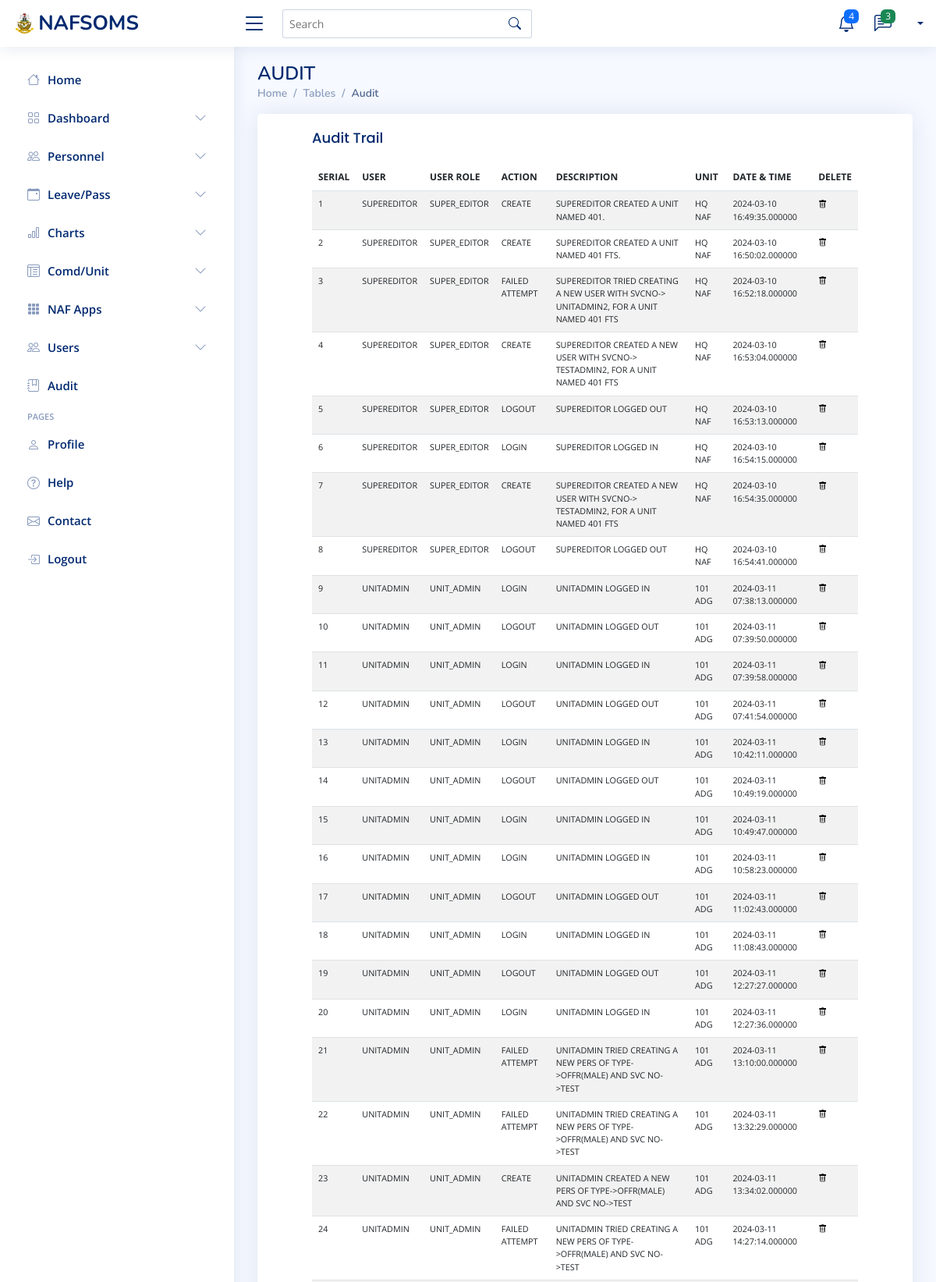
/SUPER_ADMIN/superAdminAuditTrail.php (upper part), run on the app's committed database.
### tables this page shows
CREATE TABLE `audittrail` (
  `AUDIT_ID` varchar(50) NOT NULL,
  `SVC_NO` varchar(20) NOT NULL,
  `ACTION` varchar(50) NOT NULL,
  `DESCRIPTION` varchar(100) NOT NULL,
  `UNIT_CODE` varchar(20) NOT NULL,
  `DATE_TIME` datetime(6) NOT NULL
);

CREATE TABLE `users` (
  `SVC_NO` varchar(20) NOT NULL,
  `RANK` varchar(20) NOT NULL,
  `INITIALS` varchar(20) NOT NULL,
  `SURNAME` varchar(50) NOT NULL,
  `UNIT_CODE` varchar(20) NOT NULL,
  `USER_ROLE` varchar(20) NOT NULL,
  `PASSWORD` varchar(50) NOT NULL
);

### SUPER_ADMIN/superAdminAuditTrail.php (the view, shortened to what this page needs)
<?php
include('../Connection.php');
include 'superAdminHeader.php';
include 'superAdminSideNavBar.php';
    $auditSQL = "SELECT *
            FROM audittrail
            INNER JOIN
            users
            ON
            audittrail.SVC_NO = users.SVC_NO";
    $auditResult = mysqli_query($conn, $auditSQL);
?>
<main id="main" class="main">
    <div class="pagetitle">
      <h1>AUDIT</h1>
      <nav>
        <ol class="breadcrumb">
          <li class="breadcrumb-item"><a href="superAdminHome">Home</a></li>
          <li class="breadcrumb-item">Tables</li>
          <li class="breadcrumb-item active">Audit</li>
        </ol>
      </nav>
    </div>
   <section class="section">
      <div class="row">
        <div class="col-lg-12">
          <div class="card" style="padding-left:50px; padding-right:50px;">
            <div class="card-body">
              <h5 class="card-title">Audit Trail</h5>
            <div class="table-responsive" style="boder">
              <table class="table datatable table-striped second table-hover" style="text-transform:uppercase; font-size:75%;">
                <thead>
                  <tr>
                    <th scope="col">SERIAL</th>
                    <th scope="col">USER</th>
                    <th scope="col">USER ROLE</th>
                    <th scope="col">ACTION</th>
                    <th scope="col">DESCRIPTION</th>
                   <th scope="col">UNIT</th>
                    <th scope="col">DATE & TIME</th>
                    <th scope="col">Delete</th>
                  </tr>
                </thead>
                <tbody>
                       <?php
                    $serial = 1;
                    while($auditFetch=mysqli_fetch_assoc($auditResult))
            {
            ?>
                <tr id='userRow' style='text-transform: uppercase; font-size:90%;'>
                <td><?php echo $serial?></td>
                <td><?php echo $auditFetch['SVC_NO']?></td>
                 <td><?php echo $auditFetch['USER_ROLE']?></td>
                <td><?php echo $auditFetch['ACTION']?></td>
                <td><?php echo $auditFetch['DESCRIPTION']?></td>
              <td><?php echo $auditFetch['UNIT_CODE']?></td>
                <td><?php echo $auditFetch['DATE_TIME']?></td>
                <td><a style="color:black;" href='superAdminDeleteAuditTrail?auditId=<?php echo $auditFetch['AUDIT_ID'];?>' type='submit' onClick='javascript:return confirm("\nARE YOU SURE YOU WANT TO DELETE THIS AUDIT RECORD??? DELETING THIS RECORD REMOVES IT FROM THE DATABASE. CLICK OK TO DELETE AND CANCEL TO CANCEL .....\n");'><i class='bi bi-trash' id='deleteButton'></i></a></td></tr>
            <?php
            $serial++;
            }
            ?>
                </tbody>
              </table>
        </div>
            </div>
          </div>
        </div>
      </div>
    </section>
  </main>
<?php include 'superAdminFooter.php'; ?>

### assets/css/style.css (style rules this page uses)
:root { scroll-behavior: smooth; }
body { font-family: "Open Sans", sans-serif; background: #f6f9ff; color: #444444; }
h1, h2, h3, h4, h5, h6 { font-family: "Nunito", sans-serif; }
#main { margin-top: 60px; padding: 20px 30px; transition: all 0.3s; }
.pagetitle { margin-bottom: 10px; }
.pagetitle h1 { font-size: 24px; margin-bottom: 0; font-weight: 600; color: #012970; }
.card { margin-bottom: 30px; border: none; border-radius: 5px; box-shadow: 0px 0 30px rgba(1, 41, 112, 0.1); }
.card-title { padding: 20px 0 15px 0; font-size: 18px; font-weight: 500; color: #012970; font-family: "Poppins", sans-serif; }
.card-body { padding: 0 20px 20px 20px; }
.breadcrumb { font-size: 14px; font-family: "Nunito", sans-serif; color: #899bbd; font-weight: 600; }
.breadcrumb a { color: #899bbd; transition: 0.3s; }
.breadcrumb .breadcrumb-item::before { color: #899bbd; }
.breadcrumb .active { color: #51678f; font-weight: 600; }
@media (min-width: 1200px) { #main, #footer { margin-left: 300px; } }

### data on the page
audittrail: users.SVC_NO "SUPEREDITOR", users.USER_ROLE "SUPER_EDITOR", ACTION "CREATE", DESCRIPTION "SUPEREDITOR CREATED A UNIT NAMED 401.", users.UNIT_CODE "HQ NAF", DATE_TIME "2024-03-10 16:49:35.000000"
audittrail: users.SVC_NO "SUPEREDITOR", users.USER_ROLE "SUPER_EDITOR", ACTION "CREATE", DESCRIPTION "SUPEREDITOR CREATED A UNIT NAMED 401 FTS.", users.UNIT_CODE "HQ NAF", DATE_TIME "2024-03-10 16:50:02.000000"
audittrail: users.SVC_NO "SUPEREDITOR", users.USER_ROLE "SUPER_EDITOR", ACTION "FAILED ATTEMPT", DESCRIPTION "SUPEREDITOR TRIED CREATING A NEW USER WITH SVCNO-> UNITADMIN2, FOR A UNIT NAMED 401 FTS", users.UNIT_CODE "HQ NAF", DATE_TIME "2024-03-10 16:52:18.000000"
audittrail: users.SVC_NO "SUPEREDITOR", users.USER_ROLE "SUPER_EDITOR", ACTION "CREATE", DESCRIPTION "SUPEREDITOR CREATED A NEW USER WITH SVCNO-> TESTADMIN2, FOR A UNIT NAMED 401 FTS", users.UNIT_CODE "HQ NAF", DATE_TIME "2024-03-10 16:53:04.000000"
audittrail: users.SVC_NO "SUPEREDITOR", users.USER_ROLE "SUPER_EDITOR", ACTION "LOGOUT", DESCRIPTION "SUPEREDITOR LOGGED OUT", users.UNIT_CODE "HQ NAF", DATE_TIME "2024-03-10 16:53:13.000000"
audittrail: users.SVC_NO "SUPEREDITOR", users.USER_ROLE "SUPER_EDITOR", ACTION "LOGIN", DESCRIPTION "SUPEREDITOR LOGGED IN", users.UNIT_CODE "HQ NAF", DATE_TIME "2024-03-10 16:54:15.000000"
audittrail: users.SVC_NO "SUPEREDITOR", users.USER_ROLE "SUPER_EDITOR", ACTION "CREATE", DESCRIPTION "SUPEREDITOR CREATED A NEW USER WITH SVCNO-> TESTADMIN2, FOR A UNIT NAMED 401 FTS", users.UNIT_CODE "HQ NAF", DATE_TIME "2024-03-10 16:54:35.000000"
audittrail: users.SVC_NO "SUPEREDITOR", users.USER_ROLE "SUPER_EDITOR", ACTION "LOGOUT", DESCRIPTION "SUPEREDITOR LOGGED OUT", users.UNIT_CODE "HQ NAF", DATE_TIME "2024-03-10 16:54:41.000000"
audittrail: users.SVC_NO "UNITADMIN", users.USER_ROLE "UNIT_ADMIN", ACTION "LOGIN", DESCRIPTION "UNITADMIN LOGGED IN", users.UNIT_CODE "101 ADG", DATE_TIME "2024-03-11 07:38:13.000000"
audittrail: users.SVC_NO "UNITADMIN", users.USER_ROLE "UNIT_ADMIN", ACTION "LOGOUT", DESCRIPTION "UNITADMIN LOGGED OUT", users.UNIT_CODE "101 ADG", DATE_TIME "2024-03-11 07:39:50.000000"
audittrail: users.SVC_NO "UNITADMIN", users.USER_ROLE "UNIT_ADMIN", ACTION "LOGIN", DESCRIPTION "UNITADMIN LOGGED IN", users.UNIT_CODE "101 ADG", DATE_TIME "2024-03-11 07:39:58.000000"
audittrail: users.SVC_NO "UNITADMIN", users.USER_ROLE "UNIT_ADMIN", ACTION "LOGOUT", DESCRIPTION "UNITADMIN LOGGED OUT", users.UNIT_CODE "101 ADG", DATE_TIME "2024-03-11 07:41:54.000000"
audittrail: users.SVC_NO "UNITADMIN", users.USER_ROLE "UNIT_ADMIN", ACTION "LOGIN", DESCRIPTION "UNITADMIN LOGGED IN", users.UNIT_CODE "101 ADG", DATE_TIME "2024-03-11 10:42:11.000000"
audittrail: users.SVC_NO "UNITADMIN", users.USER_ROLE "UNIT_ADMIN", ACTION "LOGOUT", DESCRIPTION "UNITADMIN LOGGED OUT", users.UNIT_CODE "101 ADG", DATE_TIME "2024-03-11 10:49:19.000000"
audittrail: users.SVC_NO "UNITADMIN", users.USER_ROLE "UNIT_ADMIN", ACTION "LOGIN", DESCRIPTION "UNITADMIN LOGGED IN", users.UNIT_CODE "101 ADG", DATE_TIME "2024-03-11 10:49:47.000000"
audittrail: users.SVC_NO "UNITADMIN", users.USER_ROLE "UNIT_ADMIN", ACTION "LOGIN", DESCRIPTION "UNITADMIN LOGGED IN", users.UNIT_CODE "101 ADG", DATE_TIME "2024-03-11 10:58:23.000000"
audittrail: users.SVC_NO "UNITADMIN", users.USER_ROLE "UNIT_ADMIN", ACTION "LOGOUT", DESCRIPTION "UNITADMIN LOGGED OUT", users.UNIT_CODE "101 ADG", DATE_TIME "2024-03-11 11:02:43.000000"
audittrail: users.SVC_NO "UNITADMIN", users.USER_ROLE "UNIT_ADMIN", ACTION "LOGIN", DESCRIPTION "UNITADMIN LOGGED IN", users.UNIT_CODE "101 ADG", DATE_TIME "2024-03-11 11:08:43.000000"
audittrail: users.SVC_NO "UNITADMIN", users.USER_ROLE "UNIT_ADMIN", ACTION "LOGOUT", DESCRIPTION "UNITADMIN LOGGED OUT", users.UNIT_CODE "101 ADG", DATE_TIME "2024-03-11 12:27:27.000000"
audittrail: users.SVC_NO "UNITADMIN", users.USER_ROLE "UNIT_ADMIN", ACTION "LOGIN", DESCRIPTION "UNITADMIN LOGGED IN", users.UNIT_CODE "101 ADG", DATE_TIME "2024-03-11 12:27:36.000000"
audittrail: users.SVC_NO "UNITADMIN", users.USER_ROLE "UNIT_ADMIN", ACTION "FAILED ATTEMPT", DESCRIPTION "UNITADMIN TRIED CREATING A NEW PERS OF TYPE->OFFR(MALE) AND SVC NO->TEST", users.UNIT_CODE "101 ADG", DATE_TIME "2024-03-11 13:10:00.000000"
audittrail: users.SVC_NO "UNITADMIN", users.USER_ROLE "UNIT_ADMIN", ACTION "FAILED ATTEMPT", DESCRIPTION "UNITADMIN TRIED CREATING A NEW PERS OF TYPE->OFFR(MALE) AND SVC NO->TEST", users.UNIT_CODE "101 ADG", DATE_TIME "2024-03-11 13:32:29.000000"
audittrail: users.SVC_NO "UNITADMIN", users.USER_ROLE "UNIT_ADMIN", ACTION "CREATE", DESCRIPTION "UNITADMIN CREATED A NEW PERS OF TYPE->OFFR(MALE) AND SVC NO->TEST", users.UNIT_CODE "101 ADG", DATE_TIME "2024-03-11 13:34:02.000000"
audittrail: users.SVC_NO "UNITADMIN", users.USER_ROLE "UNIT_ADMIN", ACTION "FAILED ATTEMPT", DESCRIPTION "UNITADMIN TRIED CREATING A NEW PERS OF TYPE->OFFR(MALE) AND SVC NO->TEST", users.UNIT_CODE "101 ADG", DATE_TIME "2024-03-11 14:27:14.000000"
